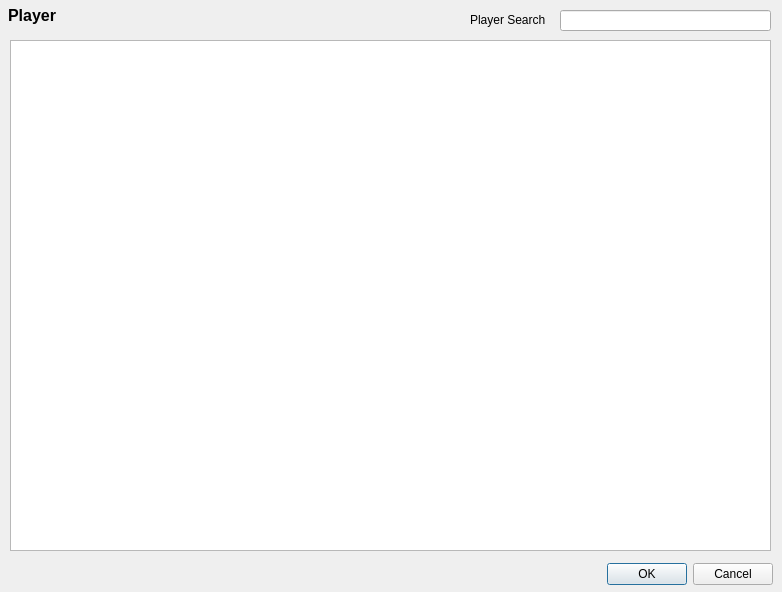
<?xml version="1.0" encoding="UTF-8"?>
<ui version="4.0">
 <class>PlayerSelector</class>
 <widget class="QDialog" name="PlayerSelector">
  <property name="geometry">
   <rect>
    <x>0</x>
    <y>0</y>
    <width>782</width>
    <height>592</height>
   </rect>
  </property>
  <property name="windowTitle">
   <string>Dialog</string>
  </property>
  <widget class="QDialogButtonBox" name="buttonBox">
   <property name="geometry">
    <rect>
     <x>580</x>
     <y>560</y>
     <width>193</width>
     <height>28</height>
    </rect>
   </property>
   <property name="orientation">
    <enum>Qt::Horizontal</enum>
   </property>
   <property name="standardButtons">
    <set>QDialogButtonBox::Cancel|QDialogButtonBox::Ok</set>
   </property>
  </widget>
  <widget class="QTableView" name="searchTable">
   <property name="geometry">
    <rect>
     <x>10</x>
     <y>40</y>
     <width>761</width>
     <height>511</height>
    </rect>
   </property>
  </widget>
  <widget class="QLabel" name="label">
   <property name="geometry">
    <rect>
     <x>470</x>
     <y>10</y>
     <width>81</width>
     <height>20</height>
    </rect>
   </property>
   <property name="text">
    <string>Player Search</string>
   </property>
  </widget>
  <widget class="QLabel" name="label_2">
   <property name="geometry">
    <rect>
     <x>8</x>
     <y>5</y>
     <width>191</width>
     <height>21</height>
    </rect>
   </property>
   <property name="font">
    <font>
     <pointsize>12</pointsize>
     <weight>75</weight>
     <bold>true</bold>
    </font>
   </property>
   <property name="text">
    <string>Player</string>
   </property>
  </widget>
  <widget class="QLineEdit" name="searchPlayer">
   <property name="geometry">
    <rect>
     <x>560</x>
     <y>10</y>
     <width>211</width>
     <height>21</height>
    </rect>
   </property>
  </widget>
 </widget>
 <resources/>
 <connections>
  <connection>
   <sender>buttonBox</sender>
   <signal>accepted()</signal>
   <receiver>PlayerSelector</receiver>
   <slot>accept()</slot>
   <hints>
    <hint type="sourcelabel">
     <x>248</x>
     <y>254</y>
    </hint>
    <hint type="destinationlabel">
     <x>157</x>
     <y>274</y>
    </hint>
   </hints>
  </connection>
  <connection>
   <sender>buttonBox</sender>
   <signal>rejected()</signal>
   <receiver>PlayerSelector</receiver>
   <slot>reject()</slot>
   <hints>
    <hint type="sourcelabel">
     <x>316</x>
     <y>260</y>
    </hint>
    <hint type="destinationlabel">
     <x>286</x>
     <y>274</y>
    </hint>
   </hints>
  </connection>
 </connections>
</ui>
